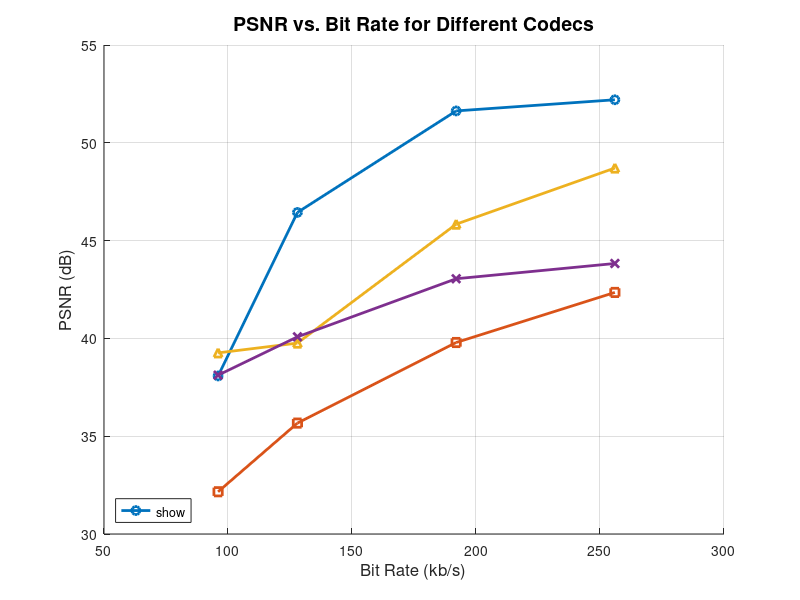

The MATLAB source for this figure:
% Veriler
bit_rates = [256, 192, 128, 96]; % Bit rate (kb/s)

% PSNR değerleri
psnr_mp3 = [52.20,51.63,46.44,38.08];
psnr_ogg = [42.35,39.79,35.67,32.16];
psnr_m4a = [48.71,45.84,39.76,39.26];
psnr_opus = [43.83,43.05,40.08,38.12];

% Grafik çizimi
figure;
hold on;
plot(bit_rates, psnr_mp3, '-o', 'LineWidth', 2, 'DisplayName', 'MP3');
plot(bit_rates, psnr_ogg, '-s', 'LineWidth', 2, 'DisplayName', 'OGG');
plot(bit_rates, psnr_m4a, '-^', 'LineWidth', 2, 'DisplayName', 'M4A');
plot(bit_rates, psnr_opus, '-x', 'LineWidth', 2, 'DisplayName', 'Opus');

% Grafik başlıkları ve etiketler
xlabel('Bit Rate (kb/s)', 'FontSize', 12);
ylabel('PSNR (dB)', 'FontSize', 12);
title('PSNR vs. Bit Rate for Different Codecs', 'FontSize', 14);
legend('show', 'Location', 'southwest');
grid on;
hold off;
